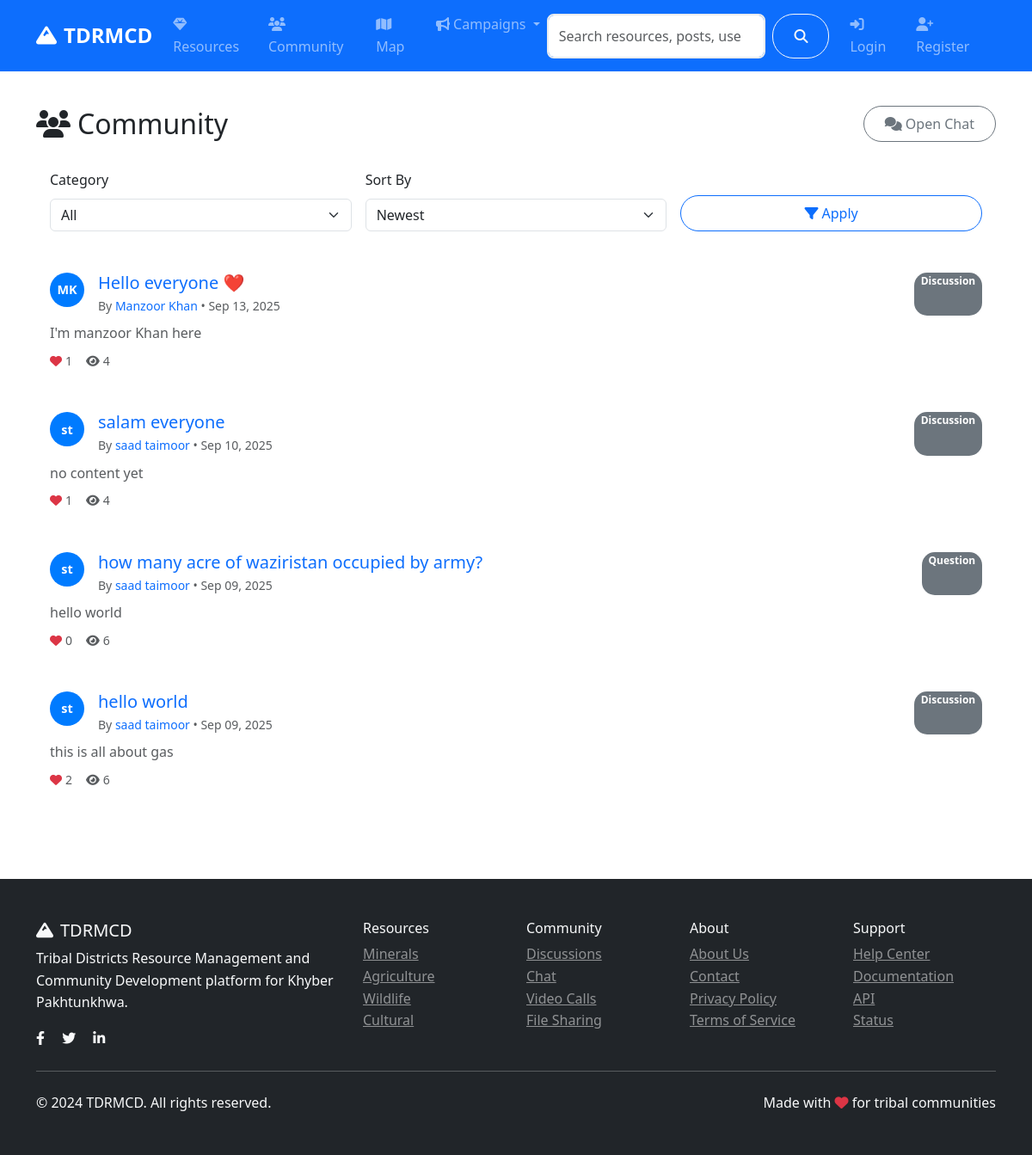
/community/, run on an earlier commit of the app's database.
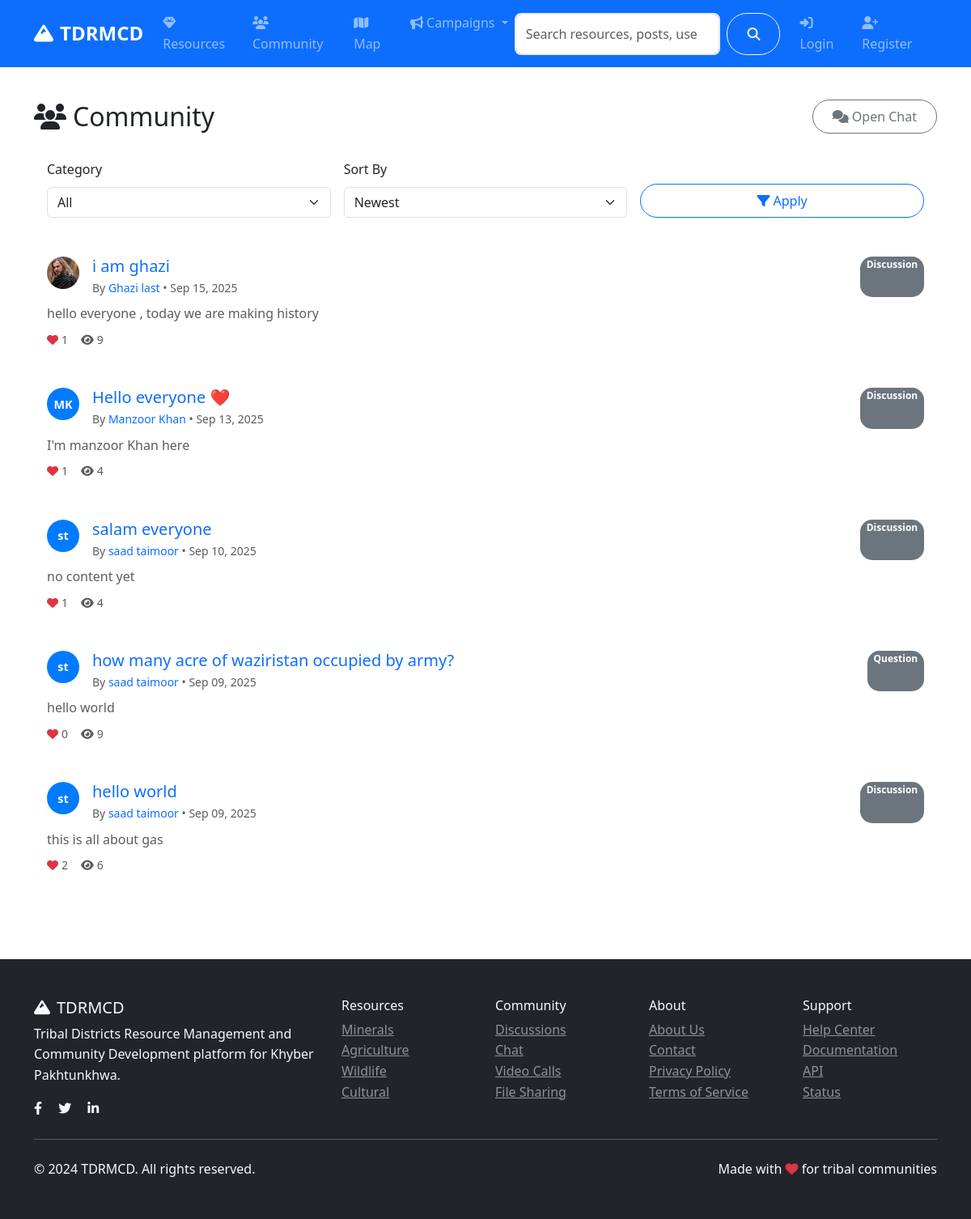
And on a later commit of the database.
### models.py (models this page shows, shortened)
class CommunityPost(db.Model):
    id = db.Column(db.Integer, primary_key=True)
    title = db.Column(db.String(200), nullable=False)
    content = db.Column(db.Text, nullable=False)
    category = db.Column(db.String(50), nullable=False)  # discussion, question, announcement
    tags = db.Column(db.String(200))
    image_url = db.Column(db.String(200))
    likes = db.Column(db.Integer, default=0)
    views = db.Column(db.Integer, default=0)
    author_id = db.Column(db.Integer, db.ForeignKey('user.id'), nullable=False)
    created_at = db.Column(db.DateTime, default=datetime.utcnow)
    updated_at = db.Column(db.DateTime, default=datetime.utcnow, onupdate=datetime.utcnow)
    comments = db.relationship('Comment', backref='post', lazy='dynamic', cascade='all, delete-orphan')
    likes_relation = db.relationship('PostLike', backref='post', lazy='dynamic', cascade='all, delete-orphan')

class User(UserMixin, db.Model):
    id = db.Column(db.Integer, primary_key=True)
    username = db.Column(db.String(80), unique=True, nullable=False)
    email = db.Column(db.String(120), unique=True, nullable=False)
    password_hash = db.Column(db.String(120), nullable=False)
    first_name = db.Column(db.String(50), nullable=False)
    last_name = db.Column(db.String(50), nullable=False)
    role = db.Column(db.String(20), default='user')  # user, admin, researcher
    location = db.Column(db.String(100))
    bio = db.Column(db.Text)
    avatar = db.Column(db.String(200), default='default.jpg')
    is_active = db.Column(db.Boolean, default=True)
    created_at = db.Column(db.DateTime, default=datetime.utcnow)
    last_seen = db.Column(db.DateTime, default=datetime.utcnow)
    resources = db.relationship('Resource', backref='author', lazy='dynamic')
    posts = db.relationship('CommunityPost', backref='author', lazy='dynamic')
    chat_messages = db.relationship('ChatMessage', backref='sender', lazy='dynamic')
    file_submissions = db.relationship(
        'FileSubmission',
        foreign_keys='FileSubmission.submitter_id',
        backref='submitter',
        lazy='dynamic'
    )
    reviewed_submissions = db.relationship(
        'FileSubmission',
        foreign_keys='FileSubmission.reviewed_by',
        backref='reviewer_user',
        lazy='dynamic'
    )
    notifications = db.relationship('Notification', backref='user', lazy='dynamic')
    def get_full_name(self):
        return f"{self.first_name} {self.last_name}"

### routes/community.py (the view)
@community_bp.route('/')
def index():
    page = request.args.get('page', 1, type=int)
    category = request.args.get('category', 'all')
    sort_by = request.args.get('sort', 'newest')
    query = CommunityPost.query
    if category != 'all':
        query = query.filter_by(category=category)
    if sort_by == 'newest':
        query = query.order_by(CommunityPost.created_at.desc())
    elif sort_by == 'oldest':
        query = query.order_by(CommunityPost.created_at.asc())
    elif sort_by == 'popular':
        query = query.order_by(CommunityPost.likes.desc())
    elif sort_by == 'most_viewed':
        query = query.order_by(CommunityPost.views.desc())
    posts = query.paginate(
        page=page, per_page=10, error_out=False
    )
    categories = ['discussion', 'question', 'announcement', 'news']
    return render_template('community/index.html',
                         posts=posts,
                         categories=categories,
                         current_category=category,
                         current_sort=sort_by)

### templates/community/index.html (shortened to what this page needs)
{% extends "base.html" %}
{% block content %}
<div class="container py-4">
    <div class="d-flex justify-content-between align-items-center mb-3">
        <h2 class="mb-0"><i class="fas fa-users me-2"></i>Community</h2>
        <div class="d-flex gap-2">
            <a class="btn btn-outline-secondary" href="{{ url_for('community.chat') }}">
                <i class="fas fa-comments me-1"></i>Open Chat
            </a>
        </div>
    </div>
    <div class="card mb-3">
        <div class="card-body">
            <form class="row g-3" method="get" action="{{ url_for('community.index') }}">
                <div class="col-md-4">
                    <label class="form-label">Category</label>
                    <select name="category" class="form-select">
                        <option value="all" {% if current_category == 'all' %}selected{% endif %}>All</option>
                    </select>
                </div>
                <div class="col-md-4">
                    <label class="form-label">Sort By</label>
                    <select name="sort" class="form-select">
                        <option value="newest" {% if current_sort == 'newest' %}selected{% endif %}>Newest</option>
                    </select>
                </div>
                <div class="col-md-4 d-flex align-items-end">
                    <button class="btn btn-outline-primary w-100" type="submit"><i class="fas fa-filter me-1"></i>Apply</button>
                </div>
            </form>
        </div>
    </div>
    <div class="row">
        <div class="col-12">
            {% if posts.items %}
                {% for post in posts.items %}
                <div class="card mb-3">
                    <div class="card-body">
                        <div class="d-flex justify-content-between">
                            <div class="d-flex align-items-start">
                                <div class="me-3">
                                    {% if post.author.avatar and post.author.avatar != 'default.jpg' %}
                                    <img src="{{ url_for('serve_uploaded_file', subdir='avatars', filename=post.author.avatar) }}" alt="Avatar" class="rounded-circle" style="width:40px;height:40px;object-fit:cover;">
                                    {% else %}
                                    <div class="avatar" style="width:40px;height:40px;font-size:.9rem;">{{ post.author.first_name[0] }}{{ post.author.last_name[0] }}</div>
                                    {% endif %}
                                </div>
                                <div>
                                    <a class="text-decoration-none" href="{{ url_for('community.post_detail', id=post.id) }}">
                                        <h5 class="mb-1">{{ post.title }}</h5>
                                    </a>
                                    <div class="text-muted small">By <a class="text-decoration-none" href="{{ url_for('auth.public_profile', username=post.author.username) }}">{{ post.author.get_full_name() }}</a> • {{ post.created_at.strftime('%b %d, %Y') }}</div>
                                </div>
                            </div>
                            <span class="badge bg-secondary">{{ post.category.title() }}</span>
                        </div>
                        <p class="mt-2 mb-2 text-muted">{{ post.content[:200] }}{% if post.content|length > 200 %}...{% endif %}</p>
                        <div class="d-flex gap-3 text-muted small">
                            <span><i class="fas fa-heart me-1 text-danger"></i>{{ post.likes }}</span>
                            <span><i class="fas fa-eye me-1"></i>{{ post.views }}</span>
                        </div>
                    </div>
                </div>
                {% endfor %}
            {% endif %}
        </div>
    </div>
</div>
{% endblock %}

What changed in the data, as far as the page shows it:
added CommunityPost: avatar (picture), title "i am ghazi", author.get_full_name "Ghazi last", created_at "Sep 15, 2025", category "Discussion", content "hello everyone , today we are making history", likes "1", views "9"
changed CommunityPost "how many acre of waziristan occupied by army?": views "6" → "9"
